Frame 1 (no input): blank canvas, image omitted
Frame 60 (no input): blank canvas, image omitted
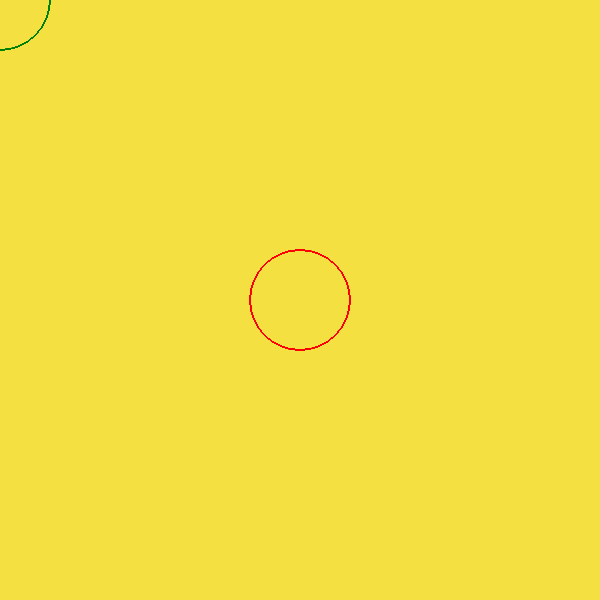
Frame 120 (the mouse pressed at the canvas centre since frame 60)

The p5.js sketch whose frames 1 and 60 were blank and that drew this single picture after the mouse press (run headless with seeded random() and noise() and a simulated clock; from frame 60 on, the mouse is pressed at the canvas centre):

// p5.js sketch
// ── sketch.js
//Code Snippet from Derrick McMillen https://replit.com/@demcrepl/p5js-Spirals?v=1

let backgroundcol;
let length = 100;

function setup() {
    backgroundcol = color(245, 224, 66);
    createCanvas(600, 600);
    stroke(245, 66, 173);
    noFill();
    background(backgroundcol);
}

function draw() {
    // background(backgroundcol);
    if (mouseIsPressed) {
        stroke('red');
    } else {
        stroke('green');
    }
    ellipse(mouseX, mouseY, length, length);
    console.log(mouseX + ", " + mouseY);
}
